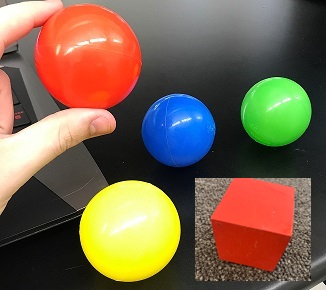
#> input picture Vision/opencv_workspace/all_Balls.JPG, 326 x 290 px, given in place of the camera
$ python identify.py
#> lines starting #> are read from the running program, lines starting #| are printed output that depends on the picture; after the words box and inside, x2 and y2 are one past the last pixel; in counts of white or black regions, pixels touching at a corner belong together
### Vision/opencv_workspace/movement.py
'''

This is where the code for communicating to the movement arduino will go.

WSAD + Z followed by an int 0 to 255

W255 = FASTEST FORWARD PLZ
A255 = FASTEST LEFT PLZ (Turn on a dime)
S
D
Z0 = STOP

'''

import time
#import serial


class mov:

    def __init__(self, w, h):
        #self.ser = serial.Serial(port='/dev/ttyACM0', baudrate=115200, writeTimeout = 0)

        self.w = w
        self.halfW = w/2
        self.h = h

    def mapVal(self, value, leftMin, leftMax, rightMin, rightMax):
        # Figure out how 'wide' each range is
        leftSpan = leftMax - leftMin
        rightSpan = rightMax - rightMin

        # Convert the left range into a 0-1 range (float)
        valueScaled = float(value - leftMin) / float(leftSpan)

        # Convert the 0-1 range into a value in the right range.
        return int(rightMin + (valueScaled * rightSpan))

    def writeArray(self, value):
        print(value)
        #self.ser.isOpen()
        #self.ser.write(value.encode())

    def goToWhere(self):
        for i in self.values:
             self.writeArray(i)
             # time.sleep(.001)

    def whereToGo(self, x, y):

        if x != -1 & y != -1:
            #x direction
            xdirec = 'a0'
            if (x <= self.halfW):
                m = self.mapVal(x,0,self.halfW,128,0)
                xdirec = 'a{0}'.format(m)

            else:
                m = self.mapVal(x,self.halfW,self.w,0,128)
                xdirec = 'd{0}'.format(m)

            #y speed
            ydirec = 'w0'
            ydirec = "w{0}".format(self.mapVal(y,0,self.h,0,255))

            self.values = [ydirec,xdirec]
        else:
            self.values = ['w0','a0']

### Vision/opencv_workspace/identify.py
import numpy as np
import cv2
import time
import imutils
from movement import mov

#face_cascade = cv2.CascadeClassifier('haarcascade_frontalface_default.xml')
#eye_cascade = cv2.CascadeClassifier('haarcascade_eye.xml')

#this is the cascade we just made. Call what you want
cube_cascade = cv2.CascadeClassifier('cubeCas16/cascade.xml')
ball_cascade = cv2.CascadeClassifier('ballCas16/cascade.xml')

cap = cv2.VideoCapture(0)
# cap.set(cv2.CAP_PROP_FPS, 240)


#gray = cv2.resize(gray, (128,128))


# add this
# image, reject levels level weights.

mover = mov(int(cap.get(3)),int(cap.get(4)))

try:
    while 1:
        ret, img = cap.read()
#> img is the input picture: shape (290, 326, 3); mean B, G, R 76.7, 99.7, 119.8
       	img = imutils.rotate(img, 180)
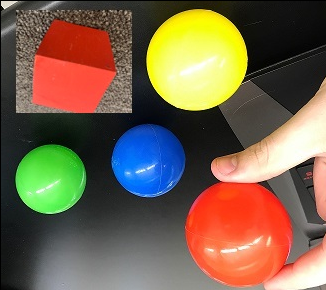
#> img: shape (290, 326, 3); mean B, G, R 75.8, 98.8, 118.8
	# cv.Flip(img,flipMode=-1)

        # if time_elapsed > 1./frame_rate:
        #     prev = time.time()

        gray = cv2.cvtColor(img, cv2.COLOR_BGR2GRAY)
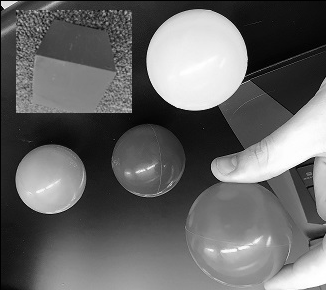
#> gray: shape (290, 326); min 0, max 255, mean 102.1
        balls = ball_cascade.detectMultiScale(gray, scaleFactor=3, minNeighbors=1, minSize=(55,55))
#> balls = ()
        cubes = cube_cascade.detectMultiScale(gray, 2, 5)
#> cubes = [[12, 149, 80, 80], [134, 7, 160, 160]]
        # add this
        for (x,y,w,h) in cubes:
            cv2.rectangle(gray,(x,y),(x+w,y+h),(255,255,0),2)
#> this loop made 2 passes
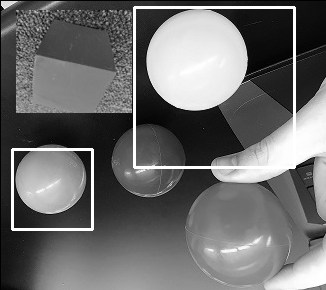
#> gray: shape (290, 326); 3.04% of pixels changed, all inside (x1, y1, x2, y2) = (11, 6, 296, 231)
        #     print("Cube at x={0}, y={1}".format(x,y))


        for (x,y,w,h) in balls:
            center = (x + w//2, y + h//2)
            cv2.circle(gray, center, int(h/2), (0,255,255),2)
#> this loop made 0 passes
            #cv2.rectangle(img,(x,y),(x+w,y+h),(255,0,0),2)
            #print("Ball at x={0}, y={1}".format(x,y))

        if len(balls) == 0:
            objs = cubes
#> objs = [[12, 149, 80, 80], [134, 7, 160, 160]]
        elif len(cubes) == 0:
            objs = balls
        else:
        #     # combine into a vStack
            objs = np.vstack((balls, cubes))

        objs = sorted(objs, key=lambda x: x[3])
        # Biggest first

        objs.reverse()
        if len(objs) > 0:
            mover.whereToGo(objs[0][0],objs[0][1])
#> in mapVal, `valueScaled = float(value - leftMin) / float(leftSpan)`: valueScaled = 0.822
#> in whereToGo, `m = self.mapVal(x,0,self.halfW,128,0)`: m = 22
#> in whereToGo, `xdirec = 'a{0}'.format(m)`: xdirec = 'a22'
#> in whereToGo, `ydirec = "w{0}".format(self.mapVal(y,0,self.h,0,255))`: ydirec = 'w6'
#> in whereToGo, `self.values = [ydirec,xdirec]`: self.values = ['w6', 'a22']
        else:
            mover.whereToGo(-1,-1)
        mover.goToWhere()
#> the loop in goToWhere, `for i in self.values:` made 2 passes
#> i on passes 1 to 2: 'w6', 'a22'
#| w6
#| a22

        cv2.imshow('img', gray)

        if cv2.waitKey(25) & 0xFF == ord('q'):
#> (key q is pressed here)
            break

        #time.sleep(.5)
except KeyboardInterrupt:
    mover.writeArray('a0')
    mover.writeArray('w0')
    mover.ser.close()
    cv2.destroyAllWindows()

mover.writeArray('a0')
mover.writeArray('w0')
#> (the run stopped early here; a loop or call above may not have finished)
